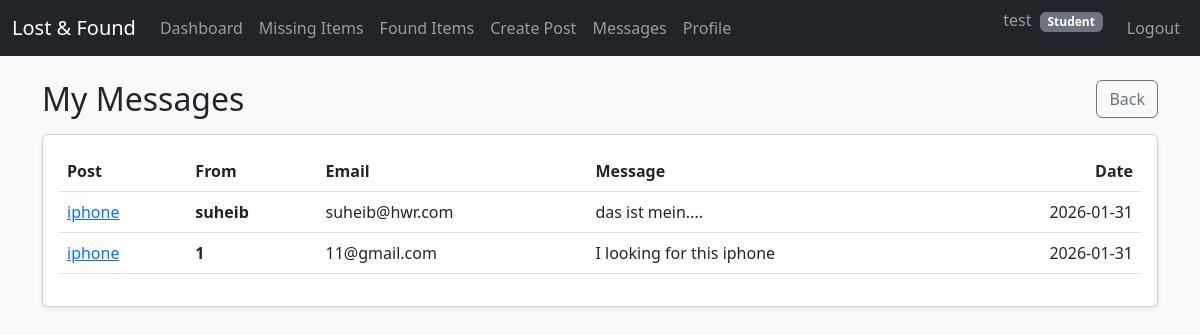
The app's page /student/messages (signed in) with its own data.
### db.py (models this page shows)
class PostInterest(db.Model):
    __tablename__ = "post_interests"
    id = db.Column(db.Integer, primary_key=True)
    post_id = db.Column(db.Integer, db.ForeignKey("item_posts.id"), nullable=False)
    user_id = db.Column(db.Integer, db.ForeignKey("users.id"), nullable=False)
    message = db.Column(db.Text, nullable=True)  # optional
    created_at = db.Column(db.DateTime, default=datetime.utcnow)
    post = db.relationship("ItemPost", backref="interests")
    user = db.relationship("User", backref="interests")

class ItemPost(db.Model):
    __tablename__ = "item_posts"
    id = db.Column(db.Integer, primary_key=True)
    post_type = db.Column(db.String(10), nullable=False)
    title = db.Column(db.String(200), nullable=False)
    description = db.Column(db.Text, nullable=False)
    location = db.Column(db.String(200))
    status = db.Column(db.String(20), default="open")
    created_by = db.Column(db.Integer, db.ForeignKey("users.id"), nullable=False)
    created_at = db.Column(db.DateTime, default=datetime.utcnow)
    creator = db.relationship("User", backref="posts")

class User(db.Model):
    __tablename__ = "users"
    id = db.Column(db.Integer, primary_key=True)
    username = db.Column(db.String(120), unique=True, nullable=False)
    password = db.Column(db.String(120), nullable=False)
    is_admin = db.Column(db.Boolean, default=False)
    matriculation_number = db.Column(db.String(50), unique=True, nullable=True)
    email = db.Column(db.String(200), unique=True, nullable=True)

### app.py (the view)
@app.route("/student/messages")
@login_required
def student_messages():
    user_id = session["user_id"]
    my_post_ids = [p.id for p in ItemPost.query.filter_by(created_by=user_id).all()]
    if not my_post_ids:
        interests = []
    else:
        interests = (
            PostInterest.query
            .filter(PostInterest.post_id.in_(my_post_ids))
            .order_by(PostInterest.created_at.desc())
            .all()
        )
    return render_template("student/messages.html", interests=interests)

### app.py (called while the page is built)
def login_required(f):
    from functools import wraps
    @wraps(f)
    def wrapper(*args, **kwargs):
        if "user_id" not in session:
            return redirect(url_for("login"))
        return f(*args, **kwargs)
    return wrapper

### templates/student/messages.html (shortened to what this page needs)
{% extends 'base.html' %}
{% block content %}
<div class="d-flex justify-content-between align-items-center mb-3">
  <h2 class="mb-0">My Messages</h2>
  <a class="btn btn-outline-secondary" href="{{ url_for('student_dashboard') }}">Back</a>
</div>
<div class="card shadow-sm">
  <div class="card-body">
    {% if interests and interests|length > 0 %}
      <div class="table-responsive">
        <table class="table table-hover align-middle">
          <thead>
            <tr>
              <th>Post</th>
              <th>From</th>
              <th>Email</th>
              <th>Message</th>
              <th class="text-end">Date</th>
            </tr>
          </thead>
          <tbody>
            {% for i in interests %}
              <tr>
                <td>
                  <a href="{{ url_for('student_post_detail', post_id=i.post.id) }}">{{ i.post.title }}</a>
                </td>
                <td class="fw-semibold">{{ i.user.username }}</td>
                <td>{{ i.user.email or '-' }}</td>
                <td>{{ i.message or '-' }}</td>
                <td class="text-end">{{ i.created_at.strftime("%Y-%m-%d") }}</td>
              </tr>
            {% endfor %}
          </tbody>
        </table>
      </div>
    {% else %}
      <div class="text-muted">No messages yet.</div>
    {% endif %}
  </div>
</div>
{% endblock %}

### records on screen
PostInterest: post "iphone", user.username "suheib", user "suheib@hwr.com", message "das ist mein....", created_at "2026-01-31"
PostInterest: post "iphone", user.username "1", user "11@gmail.com", message "I looking for this iphone", created_at "2026-01-31"

### other values on screen
{{ session.get('username') }} "test"
